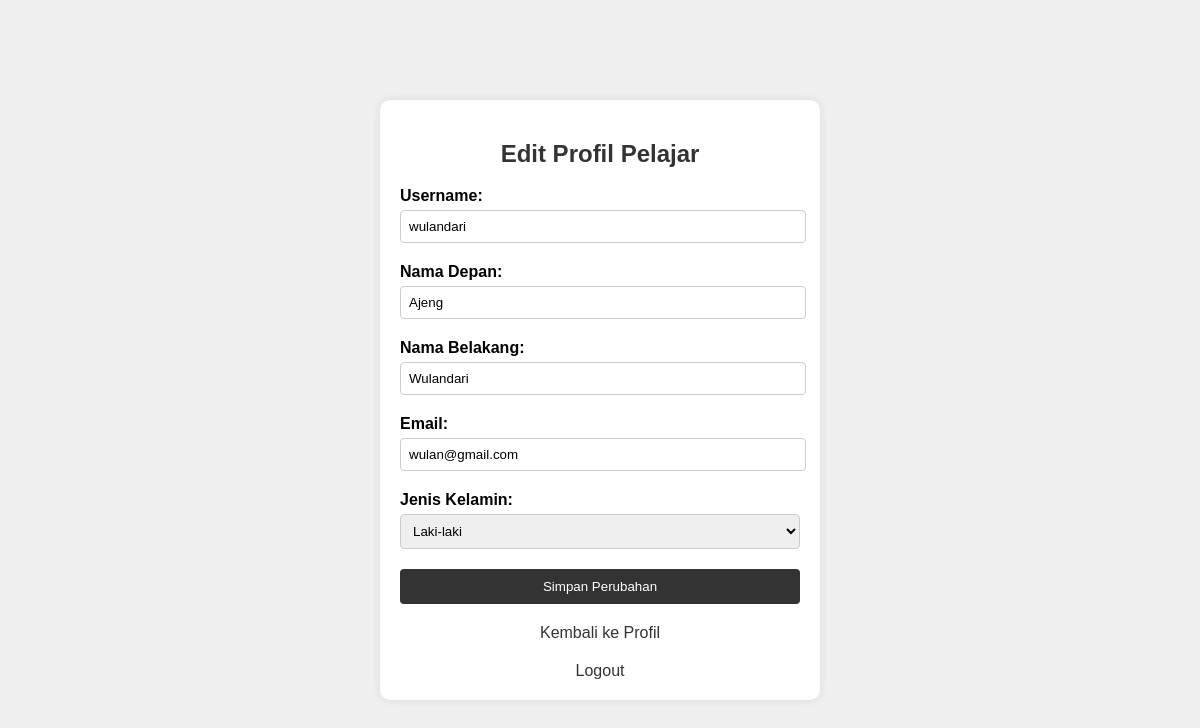
The app's page /edit_profil_pelajar.php (signed in) with its own data.
### tables this page shows
CREATE TABLE `pelajar` (
  `pelajar_id` int(11) NOT NULL,
  `email_pelajar` varchar(255) NOT NULL,
  `username` varchar(100) NOT NULL,
  `password` char(32) NOT NULL,
  `nama_depan` varchar(50) NOT NULL,
  `nama_belakang` varchar(50) NOT NULL,
  `jenis_kelamin` enum('Pria','Wanita') NOT NULL
);

### edit_profil_pelajar.php (the view, shortened to what this page needs)
<?php
$currentUsername = $_SESSION['username'];
include 'koneksi.php';
$sql = "SELECT username, nama_depan, nama_belakang, email_pelajar, jenis_kelamin FROM pelajar WHERE username = ?";
$stmt = $conn->prepare($sql);
$stmt->bind_param("s", $currentUsername);
$stmt->execute();
$stmt->bind_result($userName, $firstName, $lastName, $email, $gender);
?>
<!DOCTYPE html>
<html lang="en">
<head>
</head>
<body>
    <div class="container">
        <h2>Edit Profil Pelajar</h2>
        <form action="<?php echo htmlspecialchars($_SERVER["PHP_SELF"]); ?>" method="post">
            <div class="form-group">
                <label for="username">Username:</label>
                <input type="text" id="username" name="username" value="<?php echo htmlspecialchars($userName); ?>">
            </div>
            <div class="form-group">
                <label for="first_name">Nama Depan:</label>
                <input type="text" id="first_name" name="first_name" value="<?php echo htmlspecialchars($firstName); ?>">
            </div>
            <div class="form-group">
                <label for="last_name">Nama Belakang:</label>
                <input type="text" id="last_name" name="last_name" value="<?php echo htmlspecialchars($lastName); ?>">
            </div>
            <div class="form-group">
                <label for="email">Email:</label>
                <input type="text" id="email" name="email" value="<?php echo htmlspecialchars($email); ?>">
            </div>
            <div class="form-group">
                <label for="gender">Jenis Kelamin:</label>
                <select id="gender" name="gender">
                    <option value="L" <?php if ($gender === 'L') echo 'selected'; ?>>Laki-laki</option>
                </select>
            </div>
            <div class="form-group">
                <button type="submit" onclick="showPopup()">Simpan Perubahan</button>
            </div>
        </form>
        <div class="back-button">
            <a href="profil_pelajar.php">Kembali ke Profil</a>
        </div>
        <div class="logout">
            <a href="logout.php">Logout</a>
        </div>
    </div>
</body>
</html>

### edit_profil_pelajar.php (style rules this page uses)
body { font-family: Arial, sans-serif; background-color: #f0f0f0; margin: 0; padding: 0; display: flex; justify-content: center; align-items: center; height: 100vh; }
.container { background-color: #fff; padding: 20px; border-radius: 10px; box-shadow: 0 0 10px rgba(0, 0, 0, 0.1); width: 400px; position: relative; }
.container h2 { text-align: center; color: #333; }
.form-group { margin-bottom: 20px; }
.form-group label { display: block; font-weight: bold; margin-bottom: 5px; }
.form-group input[type="text"], .form-group select { width: calc(100% - 12px); padding: 8px; border: 1px solid #ccc; border-radius: 4px; }
.form-group select { width: 100%; }
.form-group button { background-color: #333; color: #fff; border: none; padding: 10px 20px; border-radius: 4px; cursor: pointer; margin-top: 10px; display: block; width: 100%; }
.logout { text-align: center; margin-top: 20px; }
.logout a { color: #333; text-decoration: none; }
.back-button { text-align: center; margin-top: 10px; }
.back-button a { color: #333; text-decoration: none; }

### records on screen
pelajar: username "wulandari", first_name "Ajeng", last_name "Wulandari", email "wulan@gmail.com"
